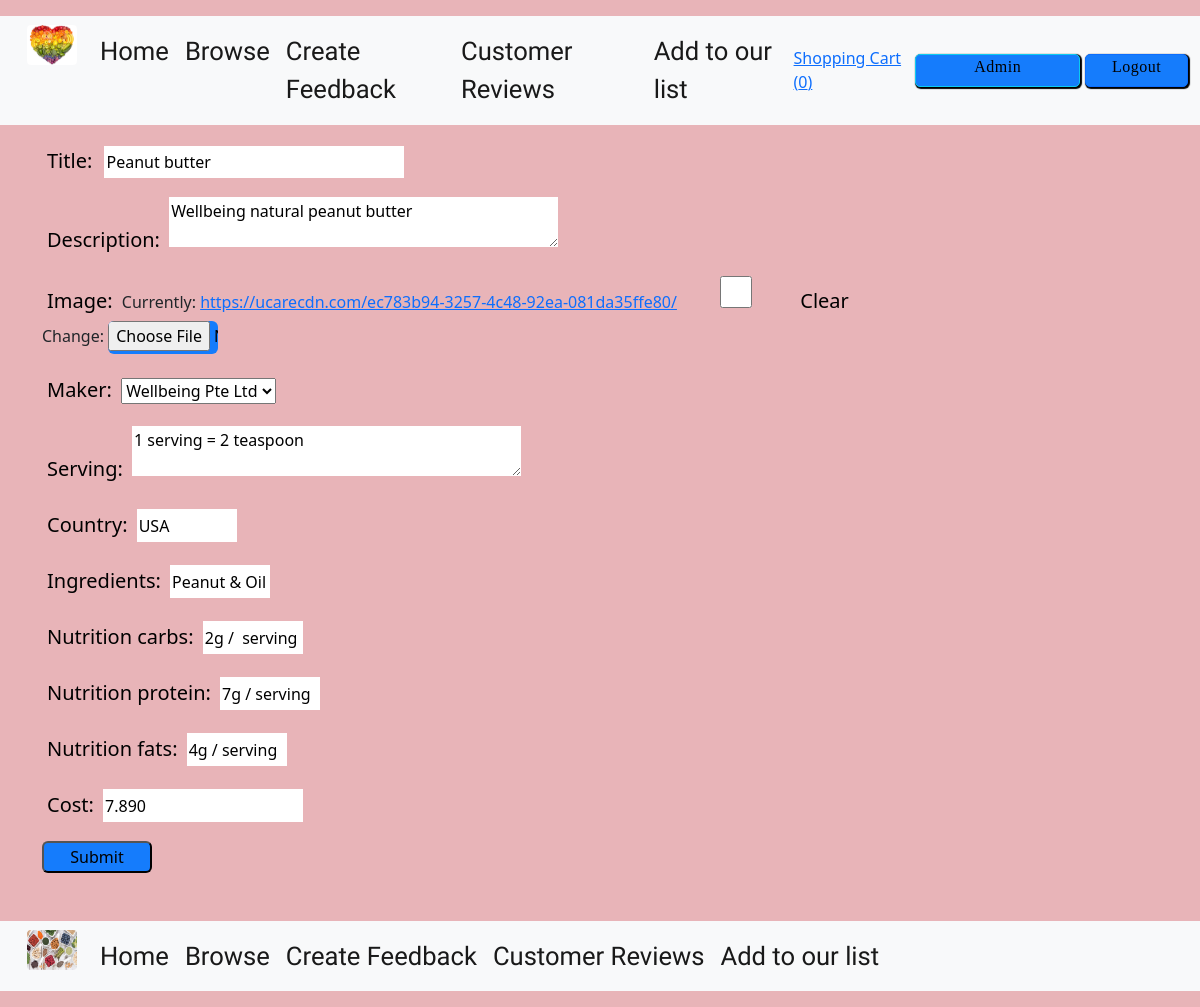
The app's page /healthfood/update/10 (signed in), older data.
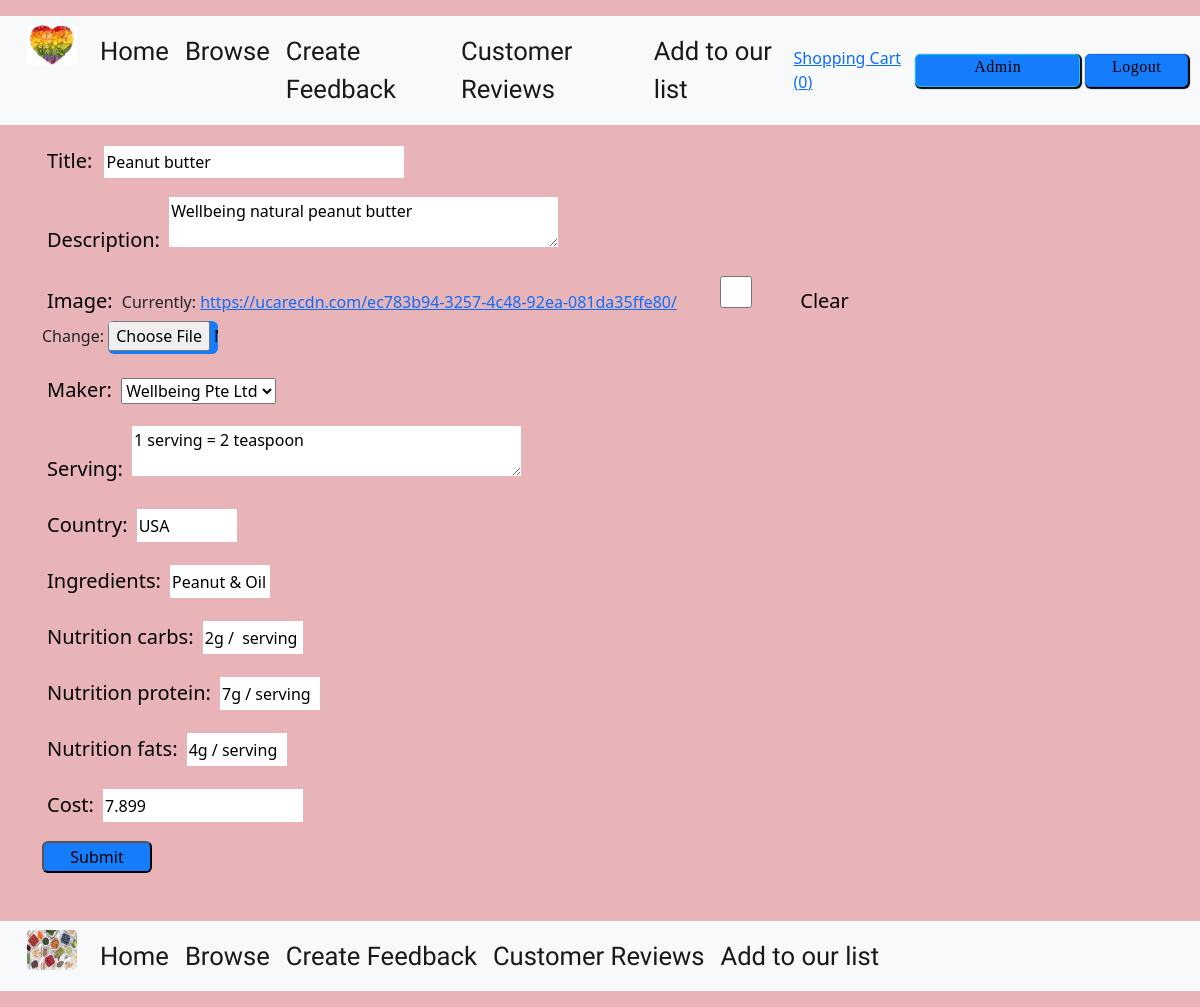
The same page, newer data.
### healthfood/models.py (models this page shows, shortened)
class healthfood(models.Model):
    title = models.CharField(blank=False, max_length=255)
    ingredients = models.CharField(blank=False, max_length=255)
    country = models.CharField(blank=False, max_length=255)
    description = models.TextField(blank=False)
    image = ImageField(blank=True, manual_crop="")
    maker = models.ForeignKey(Maker, on_delete=models.CASCADE)
    serving = models.TextField(blank=False)
    nutrition_carbs = models.CharField(blank=False, max_length=255)
    nutrition_protein = models.CharField(blank=False, max_length=255)
    nutrition_fats = models.CharField(blank=False, max_length=255)
    cost = models.DecimalField(max_digits=10, decimal_places=3, blank=False)

### healthfood/views.py (the view)
@ login_required
def update_healthfood(request, healthfood_id):
    healthfood_being_updated = get_object_or_404(healthfood, pk=healthfood_id)
    if request.method == "POST":
        healthfood_Form = healthfoodForm(
            request.POST, instance=healthfood_being_updated)
        if healthfood_Form.is_valid():
            healthfood_Form.save()
            messages.success(
                request, f"New food {healthfood_Form.cleaned_data['title']} updated")
            return redirect(reverse(index))
        else:
            return render(request, 'healthfood/update-template.html', {
                "form": healthfood_Form
            })
    else:
        healthfood_Form = healthfoodForm(instance=healthfood_being_updated)
        return render(request, 'healthfood/update-template.html', {
            "form": healthfood_Form
        })

### healthfood/forms.py
class healthfoodForm(forms.ModelForm):
    class Meta:
        image = ImageField(label='')
        model = healthfood
        fields = ('title', 'description', 'image', 'maker',
                  'serving', 'country', 'ingredients', 'nutrition_carbs', 'nutrition_protein',
                  'nutrition_fats', 'cost')

### cart/contexts.py (called while the page is built)
def cart_contents(request):
    cart = request.session.get("shopping_cart", {})
    return {
        'shopping_cart': cart,
        'number_of_items': len(cart)
    }

### healthfood/models.py (called while the page is built)
    def __str__(self):
        return self.name

### healthfood/templates/healthfood/update-template.html (shortened to what this page needs)
{% extends 'base.template.html' %}
{%load crispy_forms_tags%}
{% load static %}
{%block content%}
<form method="POST">
    {{ form.as_p}}
    <input type="Submit" />
</form>
{%endblock%}

Row changes from the older to the newer data that the page shows:
changed healthfood "Peanut butter": cost "7.890" → "7.899"
